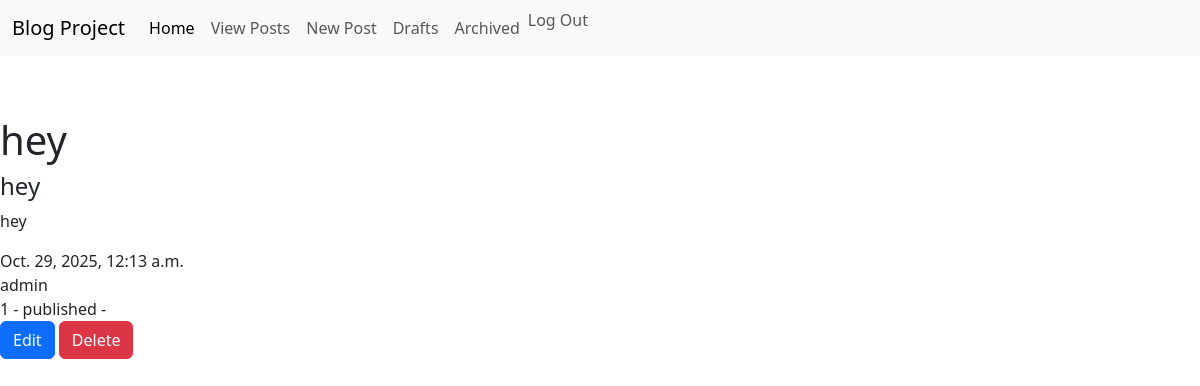
The app's page /posts/detailed/3/ (signed in) with its own data.
### posts/models.py (models this page shows, shortened)
class Post(models.Model):
    title = models.CharField(max_length=128)
    subtitle = models.CharField(max_length=256)
    body = models.TextField()
    author = models.ForeignKey(
        get_user_model(),
        on_delete=models.CASCADE
    )
    status = models.ForeignKey(
        Status,
        on_delete=models.CASCADE
    )
    created_on = models.DateTimeField(auto_now_add=True)

class Status(models.Model):
    name = models.CharField(max_length=128, unique=True)
    description = models.CharField(max_length=256, help_text="Write a description about the status: ")
    def __str__(self):
        return f"{self.id} - {self.name} - {self.description}"

### posts/views.py (the view)
# urls.py: path("detailed/<int:pk>/", PostDetailedView.as_view(), name="post_detail"),
class PostDetailedView(LoginRequiredMixin, DetailView):
    template_name = "posts/detail.html"
    model = Post
    context_object_name = "single_post"

### templates/posts/detail.html (shortened to what this page needs)
{% extends 'base.html' %}
{% block content %}
  <div>
    <h1>{{ single_post.title }}</h1>
    <h4>{{ single_post.subtitle }}</h4>
    <p>{{ single_post.body }}</p>
    <span>{{ single_post.created_on }}</span>
    <br/>
    <span>{{ single_post.author }}</span>
    <br/>
    <span>{{ single_post.status }}</span>
    <br/>
    {% if user.is_authenticated and user == single_post.author %}
      <a href="{% url 'post_update' single_post.id %}" class="btn btn-primary">Edit</a>
      <a href="{% url 'post_delete' single_post.id %}" class="btn btn-danger">Delete</a>
    {% endif %}
  </div>
{% endblock content %}

### records on screen
Post: title "hey", subtitle "hey", body "hey", created_on "Oct. 29, 2025, 12:13 a.m.", author "admin", status "1 - published -"
